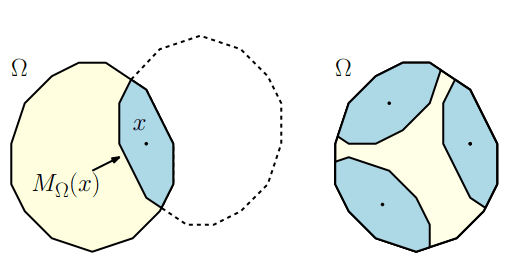
#> input picture assets/images/covers/cover1.png, 505 x 270 px, given in place of image.png, which was not available
$ python crop.py
#> lines starting #> are read from the running program, lines starting #| are printed output that depends on the picture

from PIL import Image
def to_4_3_with_white_bg(input_path, output_path):
    # 打开原图
#> called with input_path = 'image.png', output_path = 'cover4.png'
    img = Image.open(input_path)
#> img is the input picture: PIL image 505x270 P; mean R, G, B 235.6, 241.4, 237.8
    w, h = img.size
#> w = 505; h = 270
    target_ratio = 16 / 9

    # 计算新画布尺寸（尽量不缩放原图）
    if w / h > target_ratio:
        # 原图偏宽 -> 以宽为基准
        new_w = w
#> new_w = 505
        new_h = int(w / target_ratio)
#> new_h = 284
    else:
        # 原图偏高 -> 以高为基准
        new_h = h
        new_w = int(h * target_ratio)

    # 创建白底画布
    canvas = Image.new("RGB", (new_w, new_h), (255, 255, 255))
#> canvas: PIL image 505x284 RGB; every value is 255

    # 计算居中粘贴位置
    paste_x = (new_w - w) // 2
#> paste_x = 0
    paste_y = (new_h - h) // 2
#> paste_y = 7
    canvas.paste(img, (paste_x, paste_y))
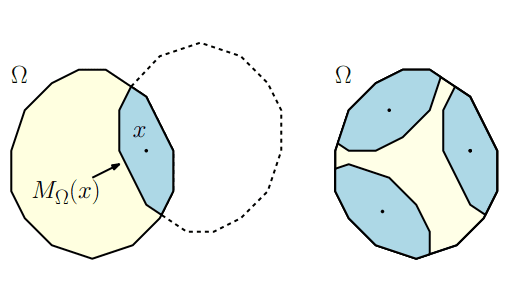
#> canvas: PIL image 505x284 RGB; mean R, G, B 236.6, 242.1, 238.7

    # 保存结果
    canvas.save(output_path)

# 用法
to_4_3_with_white_bg("image.png", "cover4.png")

$ run again, on assets/images/covers/cover3.png
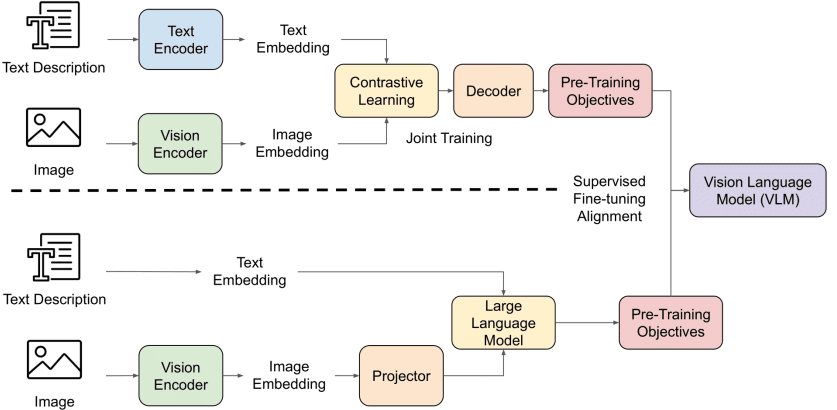
#> input picture assets/images/covers/cover3.png, 837 x 410 px, given in place of image.png, which was not available
#> in to_4_3_with_white_bg, img is the input picture: PIL image 837x410 P; mean R, G, B 241.9, 240.4, 238.8
#> in to_4_3_with_white_bg, `canvas.paste(img, (paste_x, paste_y))`:
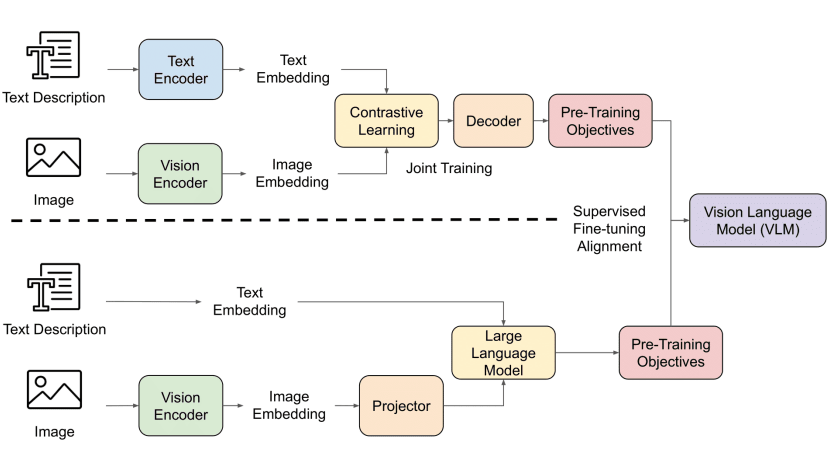
#> canvas: PIL image 837x470 RGB; mean R, G, B 243.5, 242.3, 240.8
